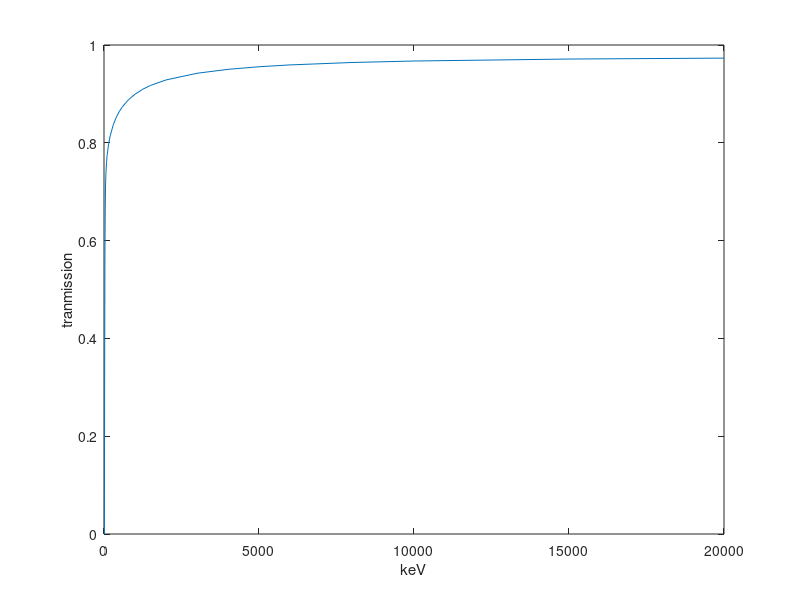

Source code (MATLAB):
% formulas:
% values:
% constants: https://physics.nist.gov/PhysRefData/XrayMassCoef/tab2.html

% Energy / MeV
E = [1.00000E-03 1.50000E-03 2.00000E-03 3.00000E-03 4.00000E-03 5.00000E-03 6.00000E-03 8.00000E-03 1.00000E-02 1.50000E-02 2.00000E-02 3.00000E-02 4.00000E-02 5.00000E-02 6.00000E-02 8.00000E-02 1.00000E-01 1.50000E-01 2.00000E-01 3.00000E-01 4.00000E-01 5.00000E-01 6.00000E-01 8.00000E-01 1.00000E+00 1.25000E+00 1.50000E+00 2.00000E+00 3.00000E+00 4.00000E+00 5.00000E+00 6.00000E+00 8.00000E+00 1.00000E+01 1.50000E+01 2.00000E+01];
% X-ray mass attenuation coefficient mu/rho / (cm^2/g)
mu_over_rho = [4.078E+03 1.376E+03 6.173E+02 1.929E+02 8.278E+01 4.258E+01 2.464E+01 1.037E+01 5.329E+00 1.673E+00 8.096E-01 3.756E-01 2.683E-01 2.269E-01 2.059E-01 1.837E-01 1.707E-01 1.505E-01 1.370E-01 1.186E-01 1.061E-01 9.687E-02 8.956E-02 7.865E-02 7.072E-02 6.323E-02 5.754E-02 4.942E-02 3.969E-02 3.403E-02 3.031E-02 2.770E-02 2.429E-02 2.219E-02 1.941E-02 1.813E-02];

% transmission I/I_0 = exp( - mu * t )
t = 1.5; % thickness / cm
rho = 1E+00; % density / (g/cm^3)
trans = exp( - mu_over_rho * rho * t );

%% Figure
x = 1:numel(E);
figure( 'Name', 'transmission of water' )
plot( 1000 * E(x), trans(x) )
xlabel( 'keV' )
ylabel( 'tranmission' )

%% discrete values similiar to Henke
x = [1 5 7 8 9 11 12];
E_eV = E(x) * 1e6;
disp(  E_eV );
disp( trans(x) )